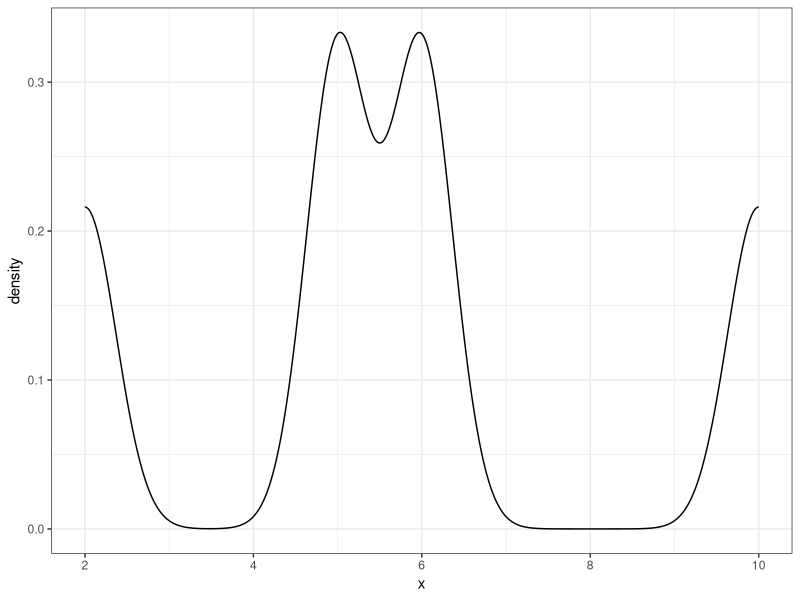
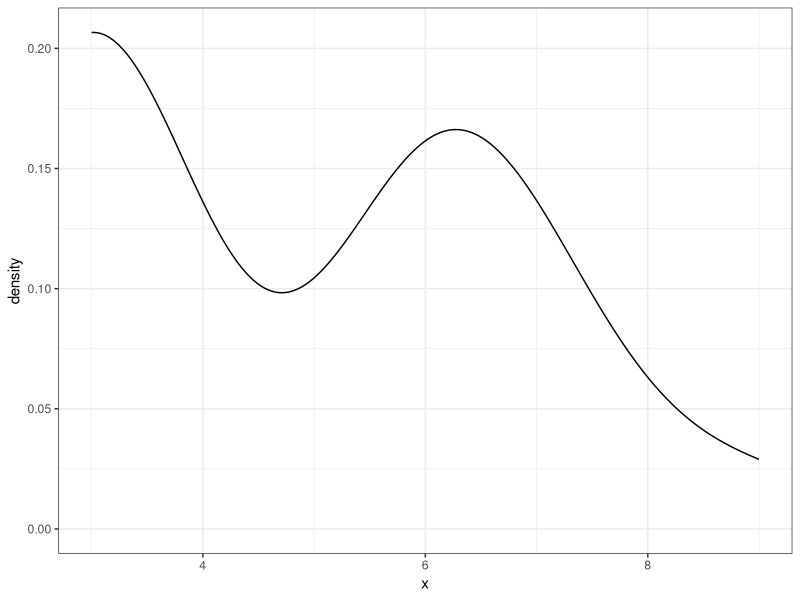
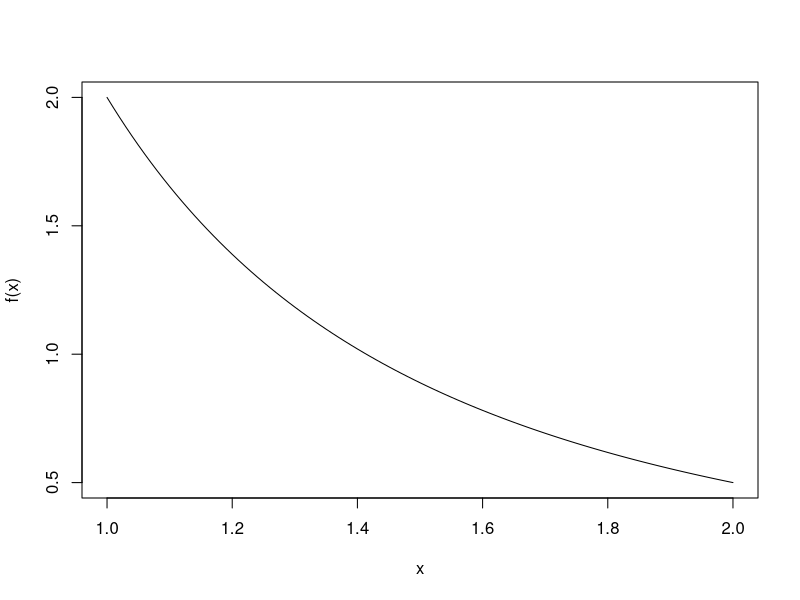
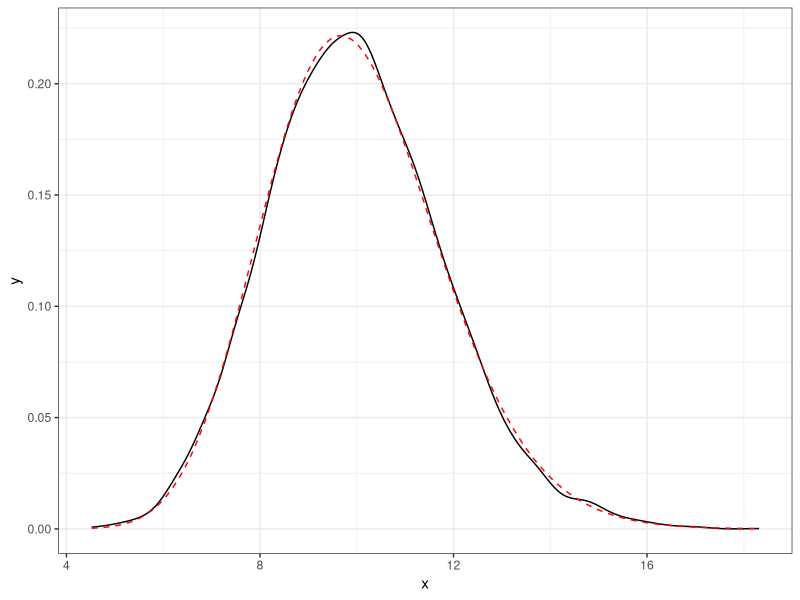

The R script that drew these images, in order:
# Problems
Population <- c(1, 2, 5, 6, 10, 12)
SS <- t(combn(x = Population, m = 3))
MD <- apply(SS, 1, median)
SSS <- cbind(SS, MD)
library(ggplot2)
ggplot(data = data.frame(x = MD), aes(x = x)) + geom_density() + theme_bw()
median(Population)
mean(MD)
# 2
Population <- c(3, 6, 7, 9, 11, 14)
MIN <- apply(combn(Population, 3), 2, min)
MIN
mean(MIN)  # mean of the sampling distribution
# This statistic is an estimate of the population Min (3).
ggplot(data = data.frame(x = MIN), aes(x = x)) + geom_density() + theme_bw()
####
A <- c(1, 3, 4, 5)
B <- c(5, 7, 9)
SS <- expand.grid(A = A, B = B)
SS
XPY <- apply(SS, 1, sum)
XPY  # Distribution of X + Y
# b. Sampling with and without with a sample of size one is the same....
mean(A)
mean(B)
mean(XPY)
# First two add to the last one.
mean(XPY >= 13)
# 4
f <- function(x){2/x^2}
curve(f, 1, 2)
integrate(f, 1, 2)$value
# P(W < 1.5)
integrate(f, 1, 1.5)$value
# 5
f <- function(x){3*x^2/8}
integrate(f, 0, 2)$value
integrate(f, 0, 1/5)$value
# 6 X ~(48, 9)...n = 30...Xbar approx~N(48, 9/sqrt(30)).  P(Xbar > 51)
pnorm(51, 48, 9/sqrt(30), lower = FALSE)
#
# 7 phat ~ approx N(0.55, sqrt(0.55*0.45/36))
# P(phat <= 0.50)
pnorm(.5 + 1/(2*36), .55, sqrt(.55*.45/36))
#
# 8 
pnorm(4.6, 6, sqrt(10/20))
# 9 
f <- function(x){(3/16)*(x - 4)^2}
integrate(f, 2, 6)$value
xfx <- function(x){x*(3/16)*(x - 4)^2}
EX <- integrate(xfx, 2, 6)$value
x2fx <- function(x) {x^2*(3/16)*(x - 4)^2}
EX2 <- integrate(x2fx, 2, 6)$value
VX <- EX2 - EX^2
VX
# P(Xbar >= 4.2) = 0.02186875
pnorm(4.2, EX, sqrt(VX)/sqrt(244), lower = FALSE)
## 10
## phat ~approx N(.286, sqrt(0.286*(1 - 0.286)/800) )
## P(220/800 < phat < 230/800) = 
pnorm(230/800 + 1/(2*800), .286, sqrt(0.286*(1 - 0.286)/800)) - 
  pnorm(220/800 - 1/(2*800), .286, sqrt(0.286*(1 - 0.286)/800))
## Exact answer
sum(dbinom(220:230, 800, 0.286))
## or
pbinom(230, 800, .286) - pbinom(219, 800, .286)
## I like this type of problem....
## 11 xbar ~ N(1/2, 1/sqrt(12n)).....P(|xbar - 1/2|/(1/sqrt(12n)) < 1.6448) >= 0.90
##
n <- ceiling((qnorm(.95)/.05)^2/12)
n
## 12
# E[X] = 1/lambda = 1/(1/10) = 10
set.seed(13)
sims <- 10000
xbar <- numeric(sims)
for(i in 1:sims){
  xbar[i] <- mean(rexp(30, 1/10))
}
mean(xbar)
mean(xbar >= 12)
library(ggplot2)
ggplot(data = data.frame(x = xbar), aes(x = x)) + geom_density() + theme_bw() + stat_function(fun = dgamma, args = list(30*1, 30/10), lty = "dashed", color = "red")
##
## 13
## W ~ N(36, sqrt(8^2/10 + 7^2/15) = 3.109126)
set.seed(13)
sims <- 10000
xbar <- numeric(sims)
ybar <- numeric(sims)
for(i in 1:sims){
  xbar[i] <- mean(rnorm(10, 20, 8))
  ybar[i] <- mean(rnorm(15, 16, 7))
}
W <- xbar + ybar
mean(W)  # close to 36
sd(W)    # close to 3.11
mean(W < 40)
# Exact answer
pnorm(40, 36, sqrt(8^2/10 + 7^2/15))
#####
## 14
# W ~ N(-3, sqrt(3^2/9 + 5^2/12) = 1.755942)
set.seed(13)
sims <- 10000
xbar <- numeric(sims)
ybar <- numeric(sims)
for(i in 1:sims){
  xbar[i] <- mean(rnorm(9, 7, 3))
  ybar[i] <- mean(rnorm(12, 10, 5))
}
W <- xbar - ybar
mean(W)  # close to -3
sd(W)    # close to 1.76
mean(W < 1.5)
# Exact answer
pnorm(1.5, -3, sqrt(3^2/9 + 5^2/12))
